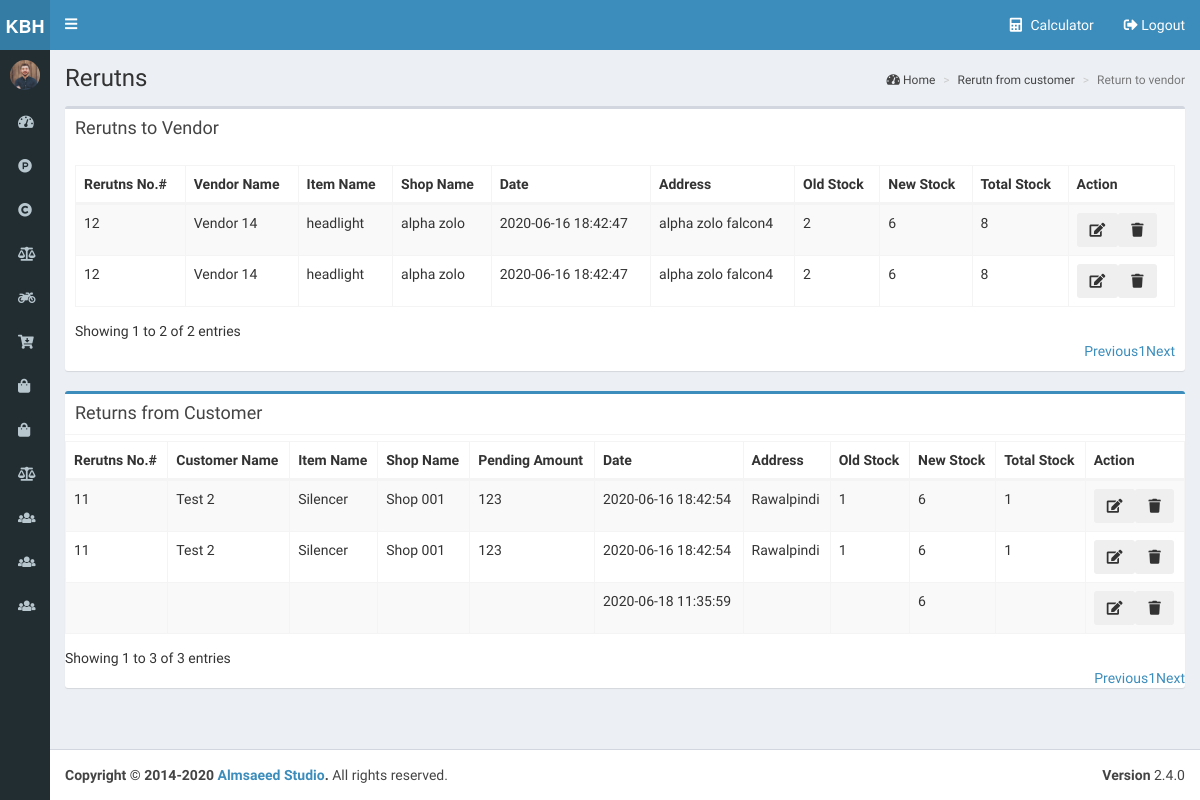
The page /return.php (signed in) on the database as committed earlier.
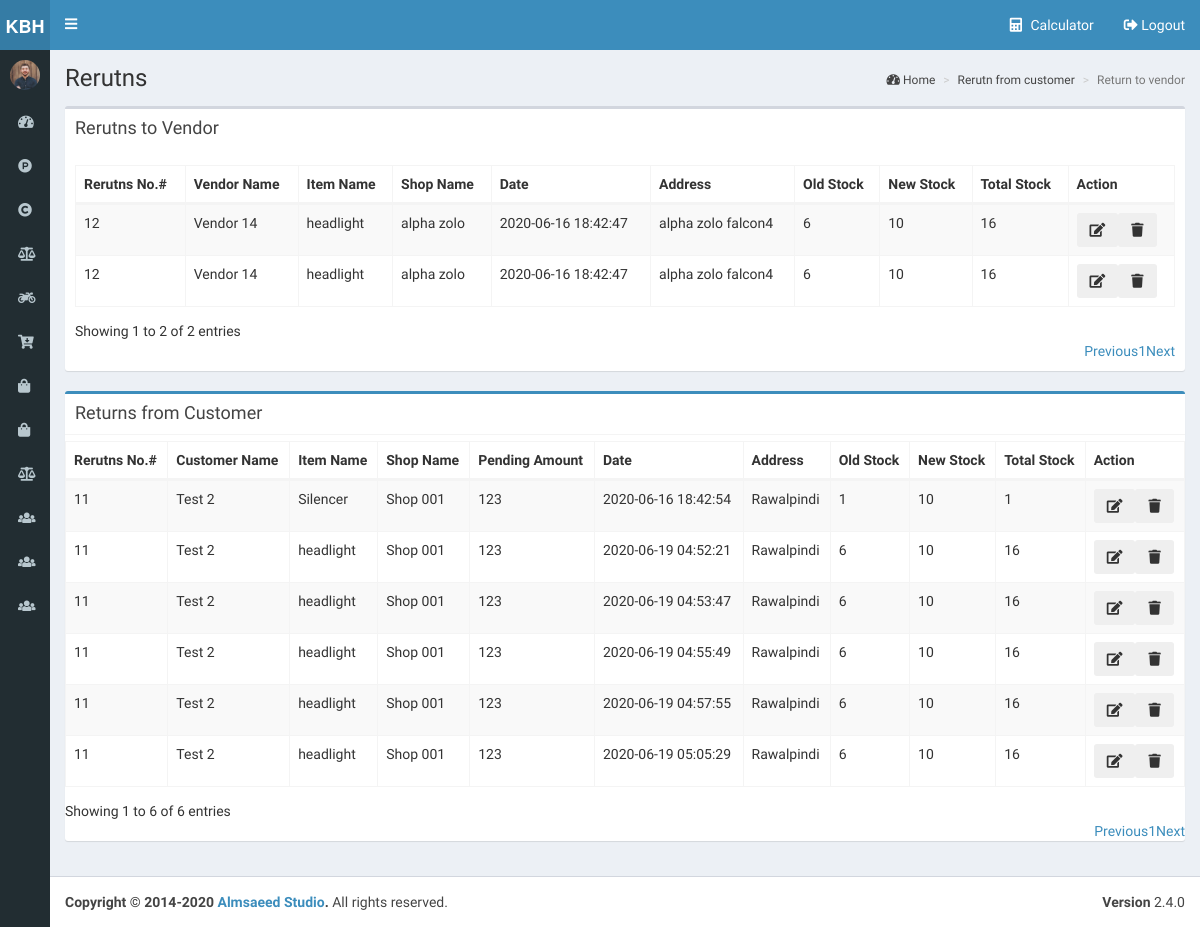
The same page on the database as committed later.
### tables this page shows
CREATE TABLE `returns` (
  `returnid` int(200) NOT NULL,
  `item_no` varchar(400) NOT NULL,
  `title` varchar(400) NOT NULL,
  `returnitemid` int(200) NOT NULL,
  `quantity` varchar(400) NOT NULL,
  `cid` int(200) NOT NULL,
  `vid` int(200) NOT NULL,
  `returnee` enum('customer','vendor') NOT NULL,
  `created_date` timestamp NOT NULL DEFAULT current_timestamp() ON UPDATE current_timestamp(),
  `updated_date` timestamp NOT NULL DEFAULT current_timestamp()
);

CREATE TABLE `vendor` (
  `id` int(200) NOT NULL,
  `name` varchar(200) NOT NULL,
  `date` varchar(200) NOT NULL,
  `shop_name` varchar(200) NOT NULL,
  `address` varchar(200) NOT NULL,
  `number1` varchar(200) NOT NULL,
  `number2` varchar(200) NOT NULL
);

CREATE TABLE `items` (
  `id` int(200) NOT NULL,
  `name` varchar(200) NOT NULL,
  `item_no` varchar(400) NOT NULL,
  `bike_id` varchar(200) NOT NULL,
  `company_id` varchar(200) NOT NULL,
  `date` varchar(200) NOT NULL,
  `old_stock` varchar(200) NOT NULL,
  `old_stoct_price` varchar(200) NOT NULL,
  `new_stock` varchar(200) NOT NULL,
  `new_stoct_price` varchar(200) NOT NULL,
  `total_stock` varchar(200) NOT NULL,
  `old_stock_cprice` varchar(200) NOT NULL,
  `new_stock_cprice` varchar(200) NOT NULL
);

CREATE TABLE `customer` (
  `id` int(200) NOT NULL,
  `name` varchar(200) NOT NULL,
  `pending_amount` varchar(200) NOT NULL DEFAULT '0',
  `date` varchar(200) NOT NULL,
  `shop_name` varchar(200) NOT NULL,
  `address` varchar(200) NOT NULL,
  `number1` varchar(200) NOT NULL,
  `number2` varchar(200) NOT NULL
);

### return.php (the view, shortened to what this page needs)
<?php
include('connection.php');
 ?>
<!DOCTYPE html>
<html>
<head>
<link rel="stylesheet" href="css/bootstrap.min.css">
<link rel="stylesheet" href="css/select2.min.css">
<link rel="stylesheet" href="css/font-awesome.min.css">
<link rel="stylesheet" href="css/fontawesome-all.min.css">
<link rel="stylesheet" href="css/ionicons.min.css">
<link rel="stylesheet" href="css/dataTables.bootstrap.min.css">
<link rel="stylesheet" href="css/AdminLTE.min.css">
<link rel="stylesheet" href="css/_all-skins.min.css">
<link rel="stylesheet" href="css/toastr.min.css">
<link rel="stylesheet" href="css/Style.css">
</head>
<body class="hold-transition skin-blue sidebar-mini sidebar-collapse">
<div class="wrapper">
  <?php include("master/header.php")?>
  <?php include("master/dashboard.php")?>
  <div class="content-wrapper">
    <section class="content-header">
      <h1> Rerutns </h1>
      <ol class="breadcrumb">
        <li><a href="#"><i class="fas fa-tachometer-alt"></i> Home</a></li>
        <li><a href="#">Rerutn from customer</a></li>
        <li class="active">Return to vendor</li>
      </ol>
    </section>
    <section class="content">
      <div class="row">
        <div class="col-xs-12">
          <div class="box">
            <div class="box-header">
              <h3 class="box-title">Rerutns to Vendor</h3>
            </div>
            <div class="box-body">
              <table id="vendorTable" class="table table-bordered table-hover table-striped">
                <thead>
                  <tr>
                    <th>Rerutns No.#</th>
                    <th>Vendor Name</th>
                    <th>Item Name</th>
                    <th>Shop Name</th>
                    <th>Date</th>
                    <th>Address</th>
                    <th>Old Stock</th>
                    <th>New Stock</th>
                    <th>Total Stock</th>
                    <th>Action</th>
                  </tr>
                </thead>
                <tbody>
                  <?php
                     $sql = "SELECT r.*,it.name as itemname,it.old_stock as old_stock,
                                          it.new_stock as new_stock,it.total_stock as total_stock,
                                          vr.id as vid,vr.name as vname,vr.shop_name as shop,
                                          vr.date as dt,vr.address as addre,vr.number1 as num1,vr.number2 as num2,
                                          cm.id,cm.name,cm.shop_name,
                                          cm.pending_amount as cpam,cm.date,cm.address,cm.number1,cm.number2
                              from `returns` r
                                left join customer cm
                                  on
                                r.cid = cm.id
                                left join items it
                                  on
                                r.returnitemid = it.id
                                left join vendor vr
                                  on
                                r.vid = vr.id where r.returnee='vendor' ";
							$result = $conn->query($sql);
							if ($result->num_rows > 0)
							{
								while($row = mysqli_fetch_assoc($result))
								{
									$id = $row['vid'];
                  $name = $row['vname'];
                  $old_stock = $row['old_stock'];
                  $new_stock = $row['new_stock'];
                  $total_stock = $row['total_stock'];
                 $itemname = $row['itemname'];
									$shop_name = $row['shop'];
									$date = $row['created_date'];
									$address = $row['addre'];
							    ?>
                  <tr>
                    <td><?php echo $id;?></td>
                    <td><?php echo $name;?></td>
                    <td><?php echo $itemname;?></td>
                    <td><?php echo $shop_name;?></td>
                    <td><?php echo $date;?></td>
                    <td><?php echo $address;?></td>
                    <td><?php echo $old_stock;?></td>
                    <td><?php echo $new_stock;?></td>
                    <td ><?php echo $total_stock;?></td>
                    <td><?php  ?>
                      <div style="display: inline-flex;" role="group">
                        <form action="editreturns.php" method="POST">
                          <button type="submit" name="edit_return"  data-toggle="tooltip" data-placement="top" title="Edit" class="btn btn-secondary"><i class="fas fa-edit"></i></button>
                        </form>
                        <form action="function.php" method="POST">
                          <button type="submit" name="delete_vendor_return"  onclick="return confirm('Are you sure, you want to delete?');" data-toggle="tooltip" data-placement="top" title="Delete" class="btn btn-secondary"><i class="fas fa-trash"></i></button>
                        </form>
                      </div>
                    </td>
                  </tr>
                  <?php  } } ?>
                </tbody>
              </table>
            </div>
          </div>
        </div>
        <div class="col-md-12">
          <div class="box box-primary">
            <div class="box-header with-border">
              <h4 class="box-title">Returns from Customer</h4>
            </div>
            <table id="customer" class="table table-bordered table-hover table-striped">
              <thead>
                <tr>
                  <th> Rerutns No.#</th>
                  <th> Customer Name</th>
                  <th>Item Name</th>
                  <th> Shop Name</th>
                  <th> Pending Amount</th>
                  <th> Date</th>
                  <th> Address</th>
                  <th> Old Stock</th>
                  <th> New Stock</th>
                  <th>Total Stock </th>
                  <th> Action</th>
                </tr>
              </thead>
              <tbody>
                <?php
                	  $sql = "SELECT r.*,it.name as itemname,it.old_stock as old_stock,
                                            it.new_stock as new_stock,it.total_stock as total_stock,
                                            vr.id as vid,vr.name as vname,vr.shop_name as shop,
                                            vr.date as dt,vr.address as addre,vr.number1 as num1,vr.number2 as num2,
                                            cm.id,cm.name,cm.shop_name,
                                            cm.pending_amount as cpam,cm.date,cm.address,cm.number1,cm.number2
														          from `returns` r
                                        left join customer cm
                                          on
                                        r.cid = cm.id
                                        left join items it
                                          on
                                        r.returnitemid = it.id
                                        left join vendor vr
                                          on
                                        r.vid = vr.id where r.returnee='customer'	";
							$result = $conn->query($sql);
							if ($result->num_rows > 0)
							{
								while($row = mysqli_fetch_assoc($result))
								{
									$id = $row['id'];
                  $name = $row['name'];
                  $itemname = $row['itemname'];
                  $old_stock = $row['old_stock'];
                  $total_stock = $row['total_stock'];
									$shop_name = $row['shop_name'];
									$date = $row['created_date'];
									$address = $row['address'];
									$pending_amount= $row['cpam'];
             ?>
                <tr>
                  <td><?php echo $id;?></td>
                  <td><?php echo $name;?></td>
                  <td><?php echo $itemname;?></td>
                  <td><?php echo $shop_name;?></td>
                  <td><?php echo $pending_amount;?></td>
                  <td><?php echo $date;?></td>
                  <td><?php echo $address;?></td>
                  <td><?php echo $old_stock;?></td>
                  <td><?php echo $new_stock;?></td>
                  <td><?php echo $total_stock;?></td>
                  <td><?php  ?>
                    <div style="display: inline-flex;" role="group">
                      <form action="editreturns.php" method="POST">
                        <button type="submit" name="edit_return"  data-toggle="tooltip" data-placement="top" title="Edit" class="btn btn-secondary"><i class="fas fa-edit"></i></button>
                      </form>
                      <form action="function.php" method="POST">
                        <button type="submit" name="delete_customer_return"  onclick="return confirm('Are you sure, you want to delete?');" data-toggle="tooltip" data-placement="top" title="Delete" class="btn btn-secondary"><i class="fas fa-trash"></i></button>
                      </form>
                    </div>
                  </td>
                </tr>
                <?php  } } ?>
              </tbody>
            </table>
          </div>
        </div>
      </div>
    </section>
  </div>
  <?php include("master/footer.php")?>
</div>
</body>
</html>

### master/header.php (shortened to what this page needs)
    <link rel="stylesheet" href="css/Style.css">
<header class="main-header">
    <a href="../index.php" class="logo">
        <span class="logo-mini"><b>  KBH</b></span>
    </a>
    <nav class="navbar navbar-static-top">
        <a href="#" class="sidebar-toggle" data-toggle="push-menu" role="button">
        <span class="fas fa-bars"></span>
      </a>
        <div class="navbar-custom-menu">
            <ul class="nav navbar-nav">
                <li class="dropdown user user-menu">
                    <a href="#" class="dropdown-toggle" data-toggle="dropdown">
              <i class="fa fa-calculator"></i>
              <span class="hidden-xs">Calculator</span>
            </a>
                </li>
                <li>
                    <a href="function.php?logout"><i class="fas fa-sign-out-alt"></i> Logout</a>
                </li>
            </ul>
        </div>
    </nav>
</header>

### master/dashboard.php (shortened to what this page needs)
<aside class="main-sidebar">
    <section class="sidebar">
        <div class="user-panel">
            <div class="pull-left image">
                <img src="img/user8-128x128.jpg" class="img-circle" alt="User Image">
            </div>
        </div>
        <ul class="sidebar-menu" data-widget="tree">
            <li class="">
                <a href="index.php">
                    <i class="fas fa-tachometer-alt"></i> <span>&nbsp;&nbsp;Dashboard</span>
                </a>
            </li>
            <?php if ($_SESSION['role'] == 'admin') { ?>
                <li class="">
                    <a href="viewitem.php"><i class="fab fa-product-hunt"></i> &nbsp;&nbsp; <span>View Products</span></a>
                </li>
            <?php } ?>
            <?php if ($_SESSION['role'] == 'admin') { ?>
                <li class="">
                    <a href="viewcompany.php"><i class="fas fa-copyright"></i> &nbsp;&nbsp; <span>View Company</span></a>
                </li>
                <li class="">
                    <a href="viewreports.php"><i class="fas fa-balance-scale"></i> &nbsp;&nbsp; <span>Financial Reporting</span></a>
                </li>
                <li class="">
                    <a href="viewbike.php"><i class="fas fa-motorcycle"></i> &nbsp;&nbsp; <span>View Bikes</span></a>
                </li>
            <?php } ?>
            <li class="treeview">
                <a href="#">
            <i class="fas fa-cart-arrow-down"></i> <span>&nbsp;Sales</span>
          </a>
            </li>
            <li class="treeview">
                <a href="#">
            <i class="fas fa-shopping-bag"></i> <span>&nbsp;Purchase</span>
          </a>
            </li>
            <li class="treeview">
                <a href="#">
            <i class="fas fa-shopping-bag"></i> <span>&nbsp;Returns</span>
          </a>
            </li>
            <li class="treeview">
                <a href="#">
            <i class="fas fa-balance-scale"></i> <span>&nbsp;Expenditures</span>
          </a>
            </li>
            <li class="treeview">
                <a href="#">
            <i class="fa fa-users"></i> <span>&nbsp;Vendors</span>
          </a>
            </li>
            <li class="treeview">
                <a href="#">
            <i class="fa fa-users"></i> <span>&nbsp;Labour</span>
          </a>
            </li>
            <li class="treeview">
                <a href="#">
            <i class="fa fa-users"></i> <span>&nbsp;Customers</span>
          </a>
            </li>
        </ul>
    </section>
</aside>

### master/footer.php
<footer class="main-footer">
    <div class="pull-right hidden-xs">
      <b>Version</b> 2.4.0
    </div>
    <strong>Copyright &copy; 2014-2020 <a href="#">Almsaeed Studio</a>.</strong> All rights
    reserved.
  </footer>

### css/Style.css (style rules this page uses)
body { margin: 0; padding: 0; background-color: rgba(116, 125, 140, 0.7); }

Rows that differ between the two databases and show on the page:
removed returns: customer.id "11", customer.name "Test 2", items.name "Silencer", customer.shop_name "Shop 001", customer.pending_amount "123", created_date "2020-06-16 18:42:54", customer.address "Rawalpindi", items.old_stock "1", $new_stock "6", items.total_stock "1", shown under "Returns from Customer"
removed returns: created_date "2020-06-18 11:35:59", $new_stock "6", shown under "Returns from Customer"
changed through a linked row, returns (number 1 of 8 on the later page): items.old_stock "2" → "6"; items.new_stock "6" → "10"; items.total_stock "8" → "16"
changed through a linked row, returns (number 2 of 8 on the later page): items.old_stock "2" → "6"; items.new_stock "6" → "10"; items.total_stock "8" → "16"
changed items: new_stock "6" → "10"
added returns: customer.id "11", customer.name "Test 2", items.name "headlight", customer.shop_name "Shop 001", customer.pending_amount "123", created_date "2020-06-19 04:52:21", customer.address "Rawalpindi", items.old_stock "6", $new_stock "10", items.total_stock "16", shown under "Returns from Customer"
added returns: customer.id "11", customer.name "Test 2", items.name "headlight", customer.shop_name "Shop 001", customer.pending_amount "123", created_date "2020-06-19 04:53:47", customer.address "Rawalpindi", items.old_stock "6", $new_stock "10", items.total_stock "16", shown under "Returns from Customer"
added returns: customer.id "11", customer.name "Test 2", items.name "headlight", customer.shop_name "Shop 001", customer.pending_amount "123", created_date "2020-06-19 04:55:49", customer.address "Rawalpindi", items.old_stock "6", $new_stock "10", items.total_stock "16", shown under "Returns from Customer"
added returns: customer.id "11", customer.name "Test 2", items.name "headlight", customer.shop_name "Shop 001", customer.pending_amount "123", created_date "2020-06-19 04:57:55", customer.address "Rawalpindi", items.old_stock "6", $new_stock "10", items.total_stock "16", shown under "Returns from Customer"
added returns: customer.id "11", customer.name "Test 2", items.name "headlight", customer.shop_name "Shop 001", customer.pending_amount "123", created_date "2020-06-19 05:05:29", customer.address "Rawalpindi", items.old_stock "6", $new_stock "10", items.total_stock "16", shown under "Returns from Customer"
Other text that changed with them:
text written by a page script: "Showing 1 to 3 of 3 entries Previous 1 Next" → "Showing 1 to 6 of 6 entries Previous 1 Next"
